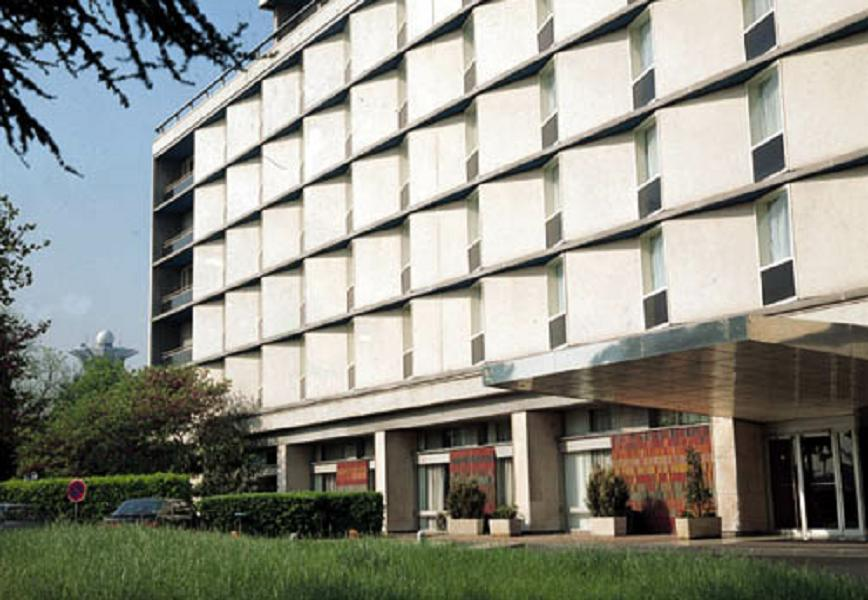
//> input picture test_images/building.jpg, 868 x 600 px
$ ./hough_prob   (built with g++ and OpenCV 4)
//> lines starting //> are read from the running program, lines starting //| are printed output that depends on the picture; after the words box and inside, x2 and y2 are one past the last pixel; in counts of white or black regions, pixels touching at a corner belong together
#include <iostream>
#include "opencv2/opencv.hpp"

#ifndef BASE_IMAGE_PATH
#define BASE_IMAGE_PATH "./"
#endif
#define IMAGE_PATH(PATH) BASE_IMAGE_PATH PATH
using namespace cv;
using namespace std;

int main()
{
    Mat src = cv::imread(IMAGE_PATH("building.jpg"), IMREAD_GRAYSCALE);
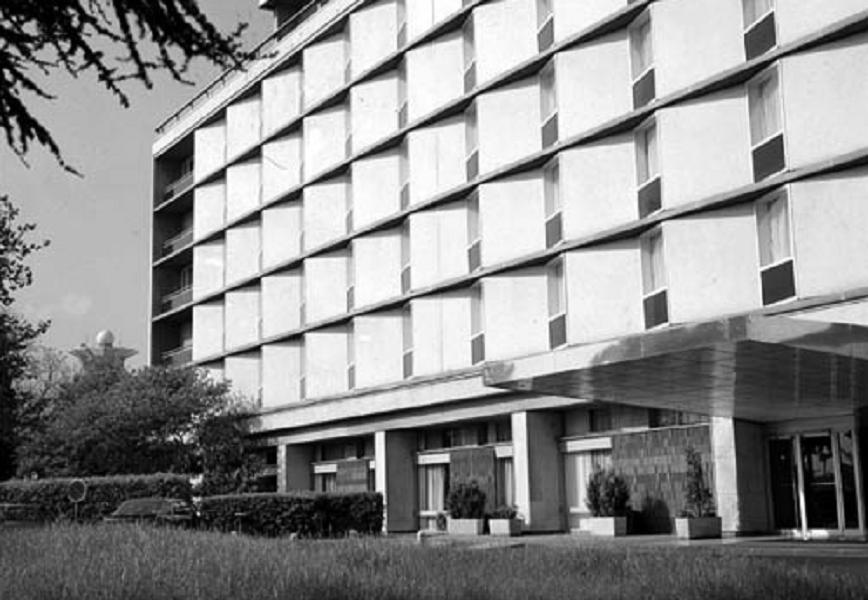
//> src: 600 rows x 868 cols, CV_8UC1; min 0, max 255, mean 142.3

    if (src.empty())
    {
        std::cerr << "Image load failed" << std::endl;
        return -1;
    }

    Mat edge;
    Canny(src, edge, 50, 150);
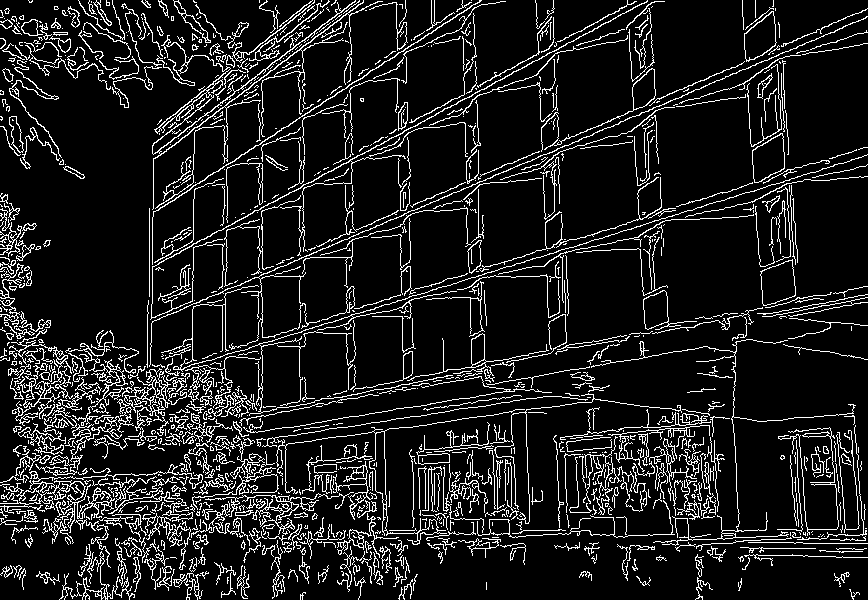
//> edge: 600 rows x 868 cols, CV_8UC1; 11.6% white in thin lines or dots

    vector<Vec4i> lines;
    HoughLinesP(edge, lines, 1, CV_PI / 180, 160, 50, 5);
//> lines = 113 lines (x1, y1, x2, y2), first 8: [180, 309, 737, 72], [329, 398, 385, 388], [149, 215, 480, 0], [802, 538, 857, 539], [301, 186, 546, 55], [430, 290, 683, 212], [589, 342, 640, 332], [627, 475, 680, 470]

    Mat dst;
    cvtColor(edge, dst, COLOR_GRAY2RGB);
//> dst: 600 rows x 868 cols, CV_8UC3; 11.6% white in thin lines or dots

    for (Vec4i l : lines)
    {
        line(dst, Point(l[0], l[1]), Point(l[2], l[3]), Scalar(0, 0, 255), 2, LINE_AA);
    }
//> this loop made 113 passes
//> l on passes 1 to 12: [180, 309, 737, 72], [329, 398, 385, 388], [149, 215, 480, 0], [802, 538, 857, 539], [301, 186, 546, 55], [430, 290, 683, 212], [589, 342, 640, 332], [627, 475, 680, 470], [800, 417, 853, 413], [451, 278, 517, 257], [369, 530, 421, 530], [262, 268, 262, 135]
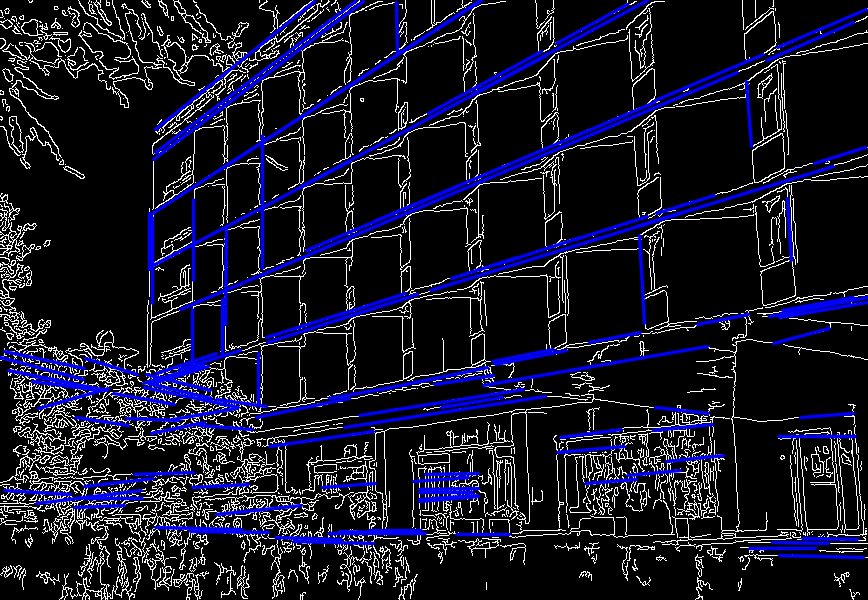
//> dst: 600 rows x 868 cols, CV_8UC3; mean R, G, B 23.7, 23.7, 41
    imshow("src", src);
    imshow("dst", dst);
    waitKey();
    destroyAllWindows();
}

$ run again, with test_images/butterfly.jpg copied over test_images/building.jpg
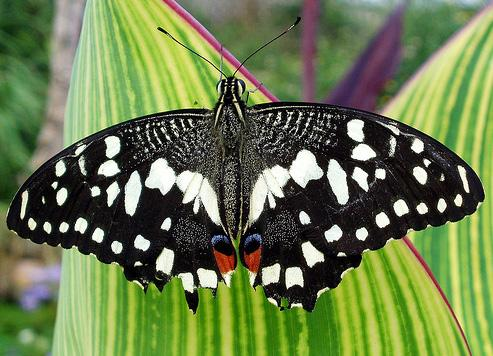
//> input picture test_images/butterfly.jpg, 493 x 356 px
//> `Canny(src, edge, 50, 150);`:
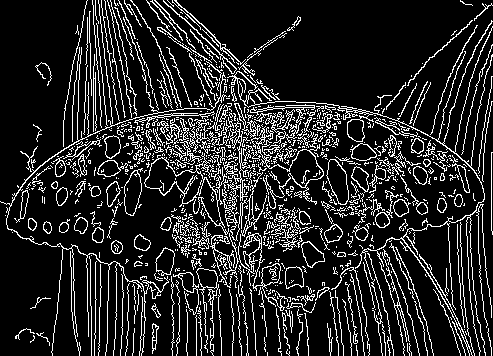
//> edge: 356 rows x 493 cols, CV_8UC1; 15.1% white in thin lines or dots
//> lines = 9 lines (x1, y1, x2, y2), first 8: [163, 0, 279, 108], [161, 85, 224, 148], [257, 82, 324, 149], [158, 109, 293, 244], [152, 110, 258, 216], [95, 338, 95, 262], [162, 99, 243, 180], [261, 103, 315, 157]
//> the loop `for (Vec4i l : lines)` made 9 passes
//> after the loop `for (Vec4i l : lines)`:
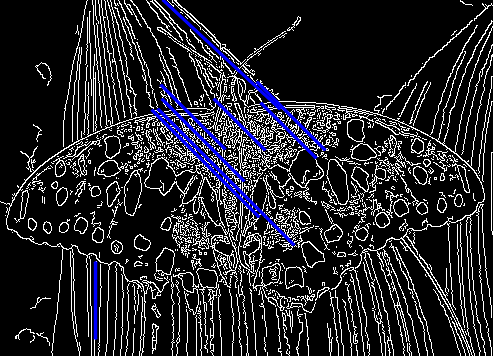
//> dst: 356 rows x 493 cols, CV_8UC3; mean R, G, B 36.7, 36.7, 41.6

$ run again, with test_images/cup.jpg copied over test_images/building.jpg
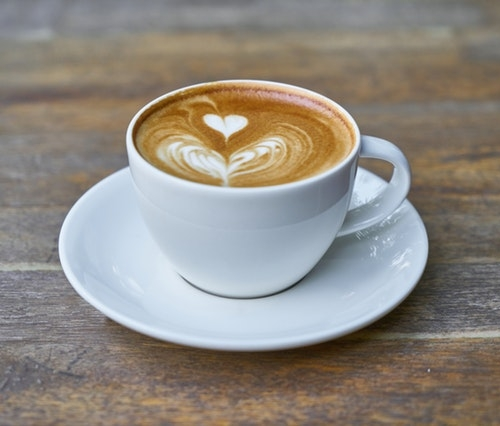
//> input picture test_images/cup.jpg, 500 x 426 px
//> `Mat src = cv::imread(IMAGE_PATH("building.jpg"), IMREAD_GRAYSCALE);`:
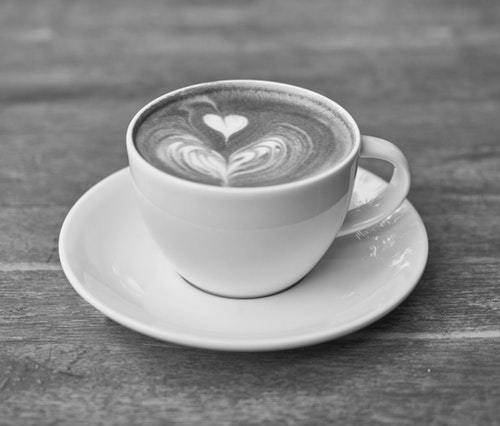
//> src: 426 rows x 500 cols, CV_8UC1; min 16, max 252, mean 138.6
//> `Canny(src, edge, 50, 150);`:
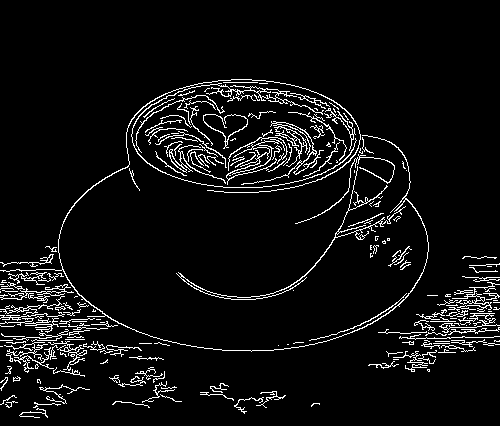
//> edge: 426 rows x 500 cols, CV_8UC1; 6% white in thin lines or dots, all inside (x1, y1, x2, y2) = (0, 79, 500, 418)
//> lines = empty
